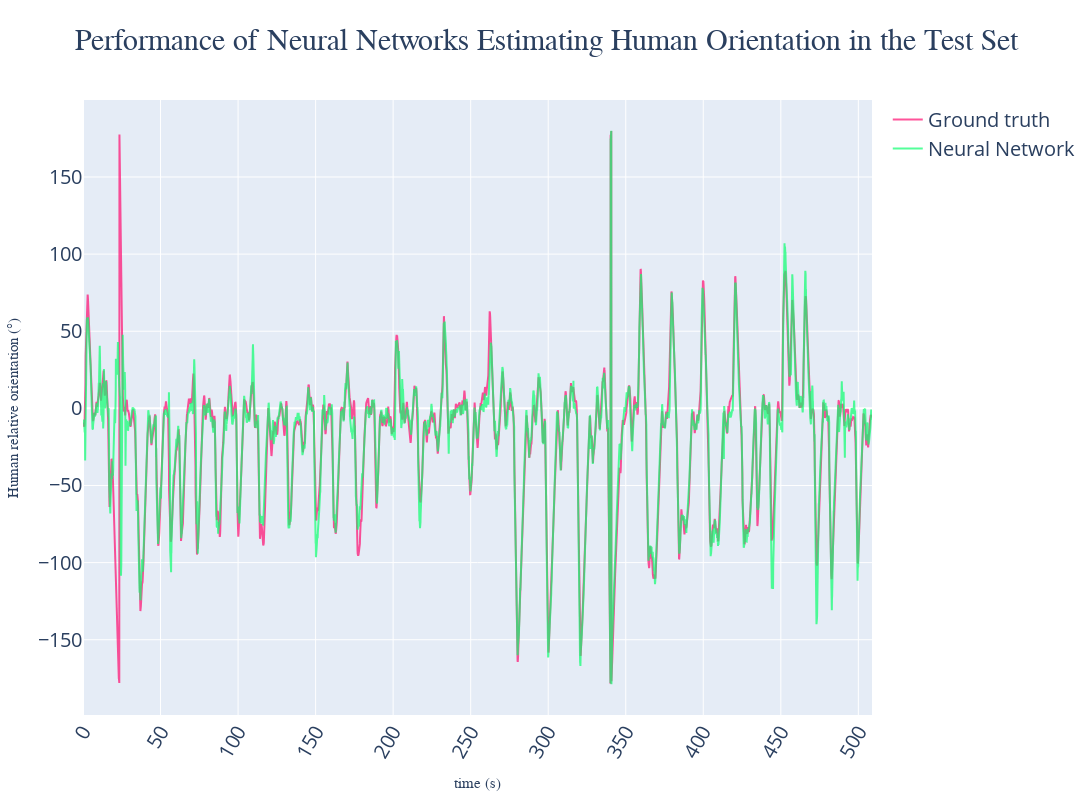

Here is the notebook cell this chart was saved with:
### Code cell
customized_model("V1", "PCA", 40, 3, False, 0, True)

### Figure 1 — Plotly figure (JSON) as saved in the notebook; plotly's stock layout.template omitted (floating-point values rounded to 4 significant figures; data arrays with more than 128 entries replaced by an {"elided": "..."} marker saying what was removed)
{"data": [{"marker": {"color": "rgba(255, 12, 111, 0.7)", "size": 5}, "mode": "lines", "name": "Ground truth", "type": "scatter", "x": {"elided": "5088 float values"}, "y": {"elided": "5088 float values"}}, {"marker": {"color": "rgba(12, 255, 111, 0.7)", "size": 5}, "mode": "lines", "name": "Neural Network", "type": "scatter", "x": {"elided": "5088 float values"}, "y": {"elided": "5088 float values"}}], "layout": {"autosize": false, "font": {"size": 20}, "height": 800, "title": {"font": {"family": "STKaiti", "size": 30}, "text": "Performance of Neural Networks Estimating Human Orientation in the Test Set", "x": 0.5}, "width": 1400, "xaxis": {"autorange": true, "nticks": 20, "range": [0, 508.8], "tickangle": -60, "title": {"font": {"family": "STKaiti", "size": 15}, "text": "time (s)"}, "type": "linear"}, "yaxis": {"autorange": true, "range": [-198.8, 199.9], "title": {"font": {"family": "STKaiti", "size": 15}, "text": "Human relative orientation (°)"}, "type": "linear"}}}
